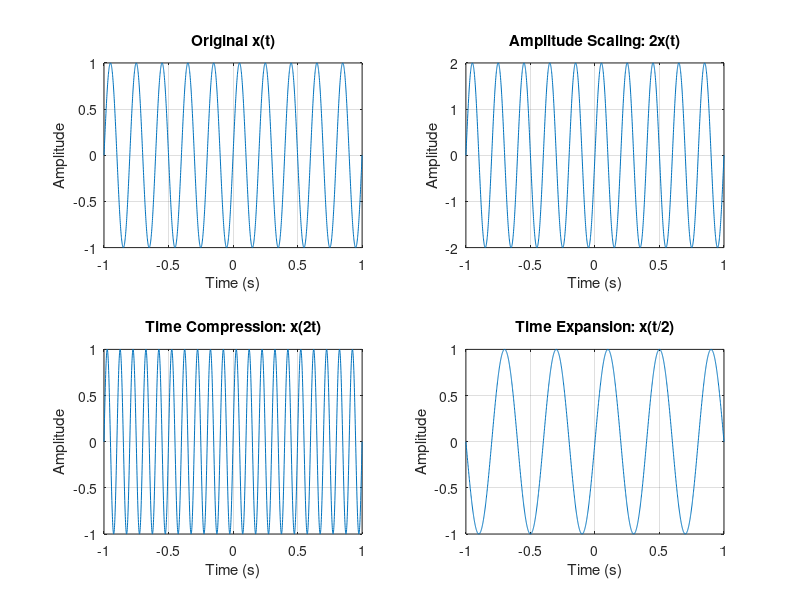

This chart was generated by the following MATLAB code:
% Experiment 2(i): Amplitude and Time Scaling
clc; clear; close all;
t = -1:0.001:1;
x = sin(2*pi*5*t);
yA = 2*x;
yC = sin(2*pi*5*(2*t));
yE = sin(2*pi*5*(t/2));
figure;
subplot(2,2,1); plot(t,x); grid on;
title('Original x(t)'); xlabel('Time (s)'); ylabel('Amplitude');
subplot(2,2,2); plot(t,yA); grid on;
title('Amplitude Scaling: 2x(t)'); xlabel('Time (s)'); ylabel('Amplitude');
subplot(2,2,3); plot(t,yC); grid on;
title('Time Compression: x(2t)'); xlabel('Time (s)'); ylabel('Amplitude');
subplot(2,2,4); plot(t,yE); grid on;
title('Time Expansion: x(t/2)'); xlabel('Time (s)'); ylabel('Amplitude');
